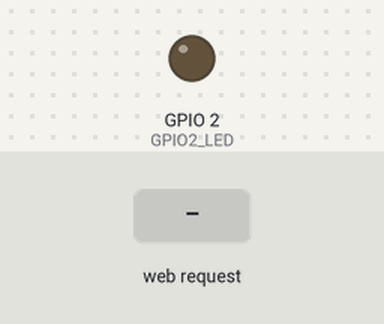
Simulated run of this sketch. Board: ESP8266 (NodeMCU). Parts: output pins drawn as LEDs (lit = HIGH). Inputs (shaded band) come from the test bench. WiFi joins after 1.5 s; servers stay silent unless stated; what the sketch prints to the serial monitor is not drawn.

Above: at 3.2 s.
3.3 s: HTTP request GET /plain/GPIO2/ON received
At 3.6 s:
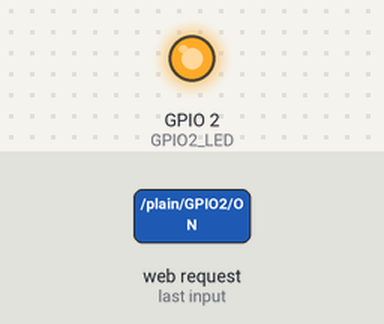
4.8 s: HTTP request GET /plain/GPIO2/OFF received
At 5.9 s:
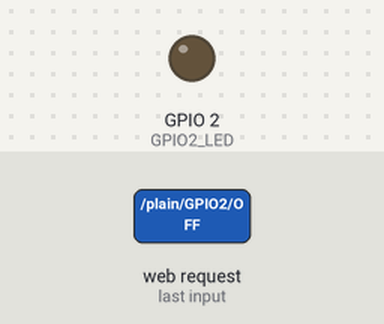
6.3 s: HTTP request GET /GPIO2/ON received
At 7.0 s:
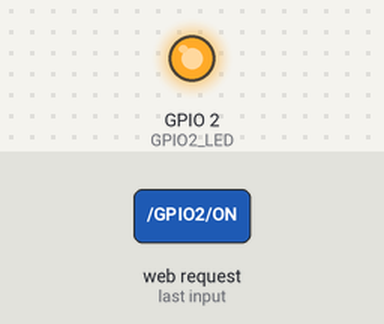
Timing chart, 0 to 9.3 s (numbered marks = the images above; inputs shaded):
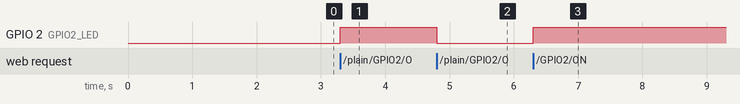

Measured:
- after the input at 3.3 s, GPIO 2 (GPIO2_LED): LOW → HIGH at once
- after the input at 4.8 s, GPIO 2 (GPIO2_LED): HIGH → LOW at once
- after the input at 6.3 s, GPIO 2 (GPIO2_LED): LOW → HIGH at once

The sketch:

ESP8266--WebServer--led-controle.ino
```cpp
// Author : Mudassar Tamboli
// Date   : 6/7/2018

#include <ESP8266WiFi.h>
#include <WiFiClient.h>
#include <ESP8266WebServer.h>

const char *ap_ssid     = "CRIAR-AP";
const char *ap_password = "CRIAR-CHAVE";

const char *ssid     = "SEU-WIFI";  //-- TODO
const char *password = "SUA-CHAVE"; //-- TODO

#define GPIO2_LED 2

ESP8266WebServer server(80);


void handleNotFound() {
    server.send(404, "text/html",
                    "<BR>"
                    "<CENTER><h4>This is a HTTP Web Server running inside ESP8266-01 </h4> "
                    "<BR><font style=\"background-color:white; color:blue\">Page Not Found</font>"
                    "</CENTER>");

}

void handleHtmlRoot() {

  if (digitalRead(GPIO2_LED) == LOW) {

      server.send(200, "text/html",
                        "<BR>"
                        "<CENTER><h4>This is a HTTP Web Server running inside ESP8266-01 </h4> "
                        "GPIO2 Led is <font style=\"background-color:red; color:white\">OFF</font>"
                        "<BR><BR><a style=\"background-color:green; color:white\" color=\"green\" href=\"/GPIO2/ON\">ON </a>"
                        "&nbsp;&nbsp;"
                        "<a style=\"background-color:red; color:white\" bgcolor=red href=\"/GPIO2/OFF\">OFF</a>"
                        "<BR>"
                        "</CENTER>");
  } else {
      server.send(200, "text/html",
                        "<BR>"
                        "<CENTER><h4>This is a HTTP Web Server running inside ESP8266-01 </h4> "
                        "GPIO2 Led is <font style=\"background-color:green; color:white\">ON</font>"
                        "<BR><BR><a style=\"background-color:green; color:white\" color=\"green\" href=\"/GPIO2/ON\">ON </a>"
                        "&nbsp;&nbsp;"
                        "<a style=\"background-color:red; color:white\" bgcolor=red href=\"/GPIO2/OFF\">OFF</a>"
                        "<BR>"
                        "</CENTER>");

  }
}

void handleHtmlGpio2On() {
    server.send(200, "text/html",
                    "<BR>"
                    "<CENTER><h4>This is a HTTP Web Server running inside ESP8266-01 </h4> "
                    "GPIO2 Led is <font style=\"background-color:green; color:white\">ON</font>"
                    "<BR><BR><a style=\"background-color:green; color:white\" color=\"green\" href=\"/GPIO2/ON\">ON </a>"
                    "&nbsp;&nbsp;"
                    "<a style=\"background-color:red; color:white\" bgcolor=red href=\"/GPIO2/OFF\">OFF</a>"
                    "<BR>"
                    "</CENTER>");
    digitalWrite(GPIO2_LED, HIGH);
}

void handleHtmlGpio2Off() {
    server.send(200, "text/html",
                    "<BR>"
                    "<CENTER><h4>This is a HTTP Web Server running inside ESP8266-01 </h4> "
                    "GPIO2 Led is <font style=\"background-color:red; color:white\">OFF</font>"
                    "<BR><BR><a style=\"background-color:green; color:white\" color=\"green\" href=\"/GPIO2/ON\">ON </a>"
                    "&nbsp;&nbsp;"
                    "<a style=\"background-color:red; color:white\" bgcolor=red href=\"/GPIO2/OFF\">OFF</a>"
                    "<BR>"
                    "</CENTER>");
    digitalWrite(GPIO2_LED, LOW);
}


void handlePlainRoot() {

   if (digitalRead(GPIO2_LED) == LOW) {
      server.send(200, "text/plain",
                        "OFF");
   } else {
      server.send(200, "text/plain",
                        "ON");
   }
}

void handlePlainGpio2On() {

    digitalWrite(GPIO2_LED, HIGH);
    server.send(200, "text/plain",
                     "GPIO2 is ON");
}

void handlePlainGpio2Off() {

    digitalWrite(GPIO2_LED, LOW);
    server.send(200, "text/plain",
                        "GPIO2 is OFF");
}

void initWebServer() {

  server.on("/plain",           handlePlainRoot);
  server.on("/plain/GPIO2/ON",  handlePlainGpio2On);
  server.on("/plain/GPIO2/OFF", handlePlainGpio2Off);

  server.on("/",          handleHtmlRoot);
  server.on("/GPIO2/ON",  handleHtmlGpio2On);
  server.on("/GPIO2/OFF", handleHtmlGpio2Off);

  server.onNotFound(handleNotFound);

  server.begin();
}

void initWifiStation() {

    WiFi.mode(WIFI_AP_STA);
    WiFi.begin(ssid, password);
    Serial.print("\nConnecting to WiFi");
    while (WiFi.status() != WL_CONNECTED) {
       delay(1000);
       Serial.print(".");
    }
    Serial.println(String("\nConnected to the WiFi network (") + ssid + ")" );

    Serial.print("\nStation IP address: ");
    Serial.println(WiFi.localIP());

}

void initWifiAP() {

    WiFi.mode(WIFI_AP_STA);
    WiFi.softAP(ap_ssid, ap_password);
    IPAddress myIP = WiFi.softAPIP();
    Serial.print("AP IP address: ");
    Serial.println(myIP);
}

void setup() {

  pinMode(GPIO2_LED, OUTPUT);
  Serial.begin(115200);
  initWifiStation();
  initWifiAP();
  initWebServer();//it will output plain text which is not decorated by html tags
  Serial.print("\nHTTP server started");

}

void loop() {
  server.handleClient();
}
```
